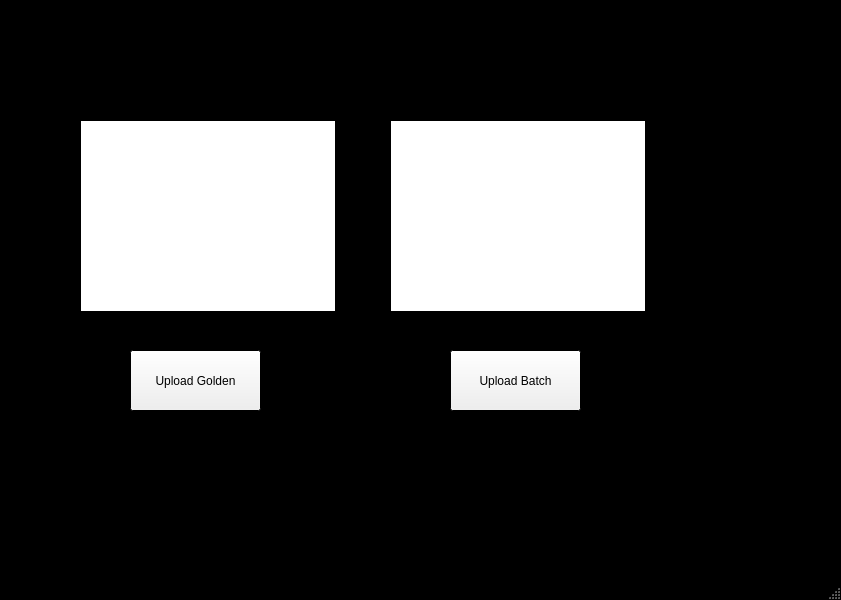
<?xml version="1.0" encoding="UTF-8"?>
<ui version="4.0">
 <class>MainWindow</class>
 <widget class="QMainWindow" name="MainWindow">
  <property name="geometry">
   <rect>
    <x>0</x>
    <y>0</y>
    <width>841</width>
    <height>600</height>
   </rect>
  </property>
  <property name="palette">
   <palette>
    <active>
     <colorrole role="Window">
      <brush brushstyle="SolidPattern">
       <color alpha="255">
        <red>0</red>
        <green>0</green>
        <blue>0</blue>
       </color>
      </brush>
     </colorrole>
    </active>
    <inactive>
     <colorrole role="Window">
      <brush brushstyle="SolidPattern">
       <color alpha="255">
        <red>0</red>
        <green>0</green>
        <blue>0</blue>
       </color>
      </brush>
     </colorrole>
    </inactive>
    <disabled>
     <colorrole role="Base">
      <brush brushstyle="SolidPattern">
       <color alpha="255">
        <red>0</red>
        <green>0</green>
        <blue>0</blue>
       </color>
      </brush>
     </colorrole>
     <colorrole role="Window">
      <brush brushstyle="SolidPattern">
       <color alpha="255">
        <red>0</red>
        <green>0</green>
        <blue>0</blue>
       </color>
      </brush>
     </colorrole>
    </disabled>
   </palette>
  </property>
  <property name="windowTitle">
   <string>MainWindow</string>
  </property>
  <widget class="QWidget" name="centralwidget">
   <widget class="QPushButton" name="uploadGolden">
    <property name="geometry">
     <rect>
      <x>130</x>
      <y>350</y>
      <width>131</width>
      <height>61</height>
     </rect>
    </property>
    <property name="text">
     <string>Upload Golden</string>
    </property>
   </widget>
   <widget class="QGraphicsView" name="goldenView">
    <property name="geometry">
     <rect>
      <x>80</x>
      <y>120</y>
      <width>256</width>
      <height>192</height>
     </rect>
    </property>
   </widget>
   <widget class="QGraphicsView" name="batchView">
    <property name="geometry">
     <rect>
      <x>390</x>
      <y>120</y>
      <width>256</width>
      <height>192</height>
     </rect>
    </property>
   </widget>
   <widget class="QPushButton" name="uploadBatch">
    <property name="geometry">
     <rect>
      <x>450</x>
      <y>350</y>
      <width>131</width>
      <height>61</height>
     </rect>
    </property>
    <property name="text">
     <string>Upload Batch</string>
    </property>
   </widget>
  </widget>
  <widget class="QStatusBar" name="statusbar"/>
  <widget class="QMenuBar" name="menubar">
   <property name="geometry">
    <rect>
     <x>0</x>
     <y>0</y>
     <width>841</width>
     <height>33</height>
    </rect>
   </property>
  </widget>
 </widget>
 <resources/>
 <connections/>
</ui>
